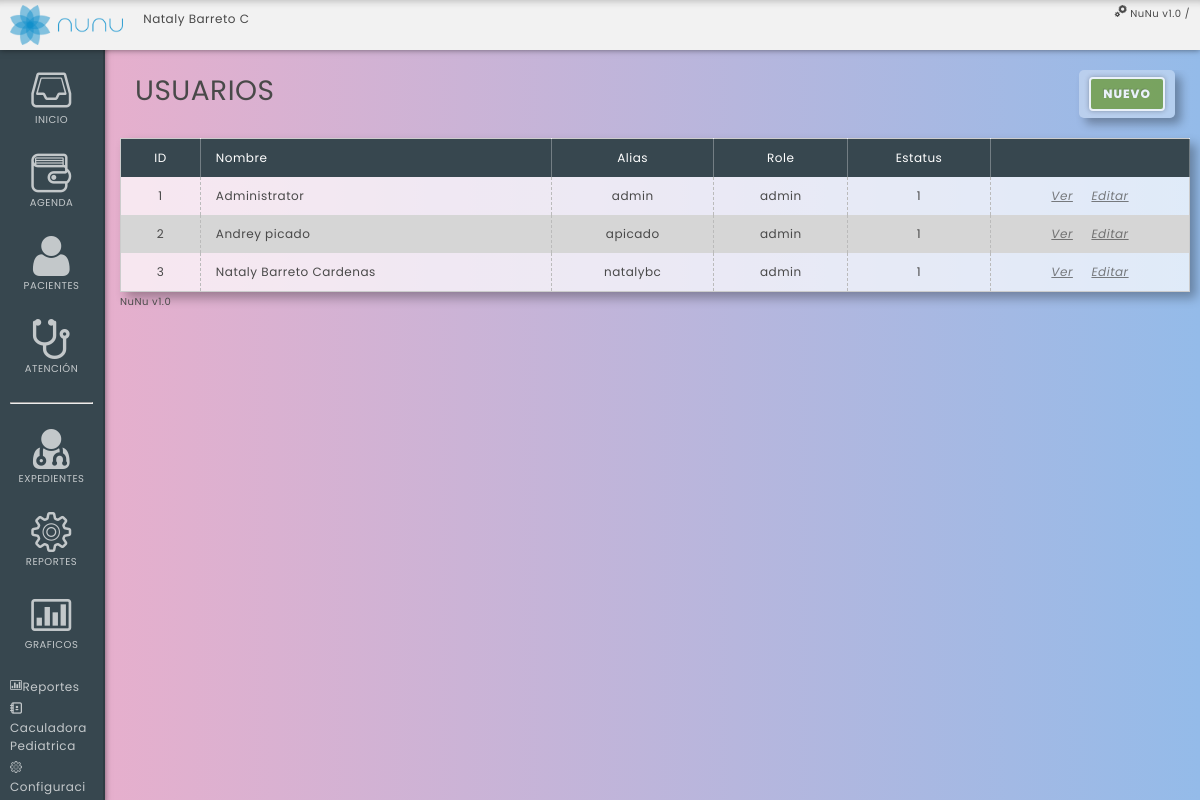
/index.php/users/list, run on the app's committed database.
### tables this page shows
CREATE TABLE `nunu_users` (
  `user_id` int(11) NOT NULL AUTO_INCREMENT,
  `user_name` varchar(255) NOT NULL,
  `user_alias` varchar(50) NOT NULL,
  `user_password` varchar(255) NOT NULL,
  `user_email` varchar(255) NOT NULL,
  `user_address` varchar(255) DEFAULT NULL,
  `user_phone` varchar(255) DEFAULT NULL,
  `user_role` varchar(50) NOT NULL,
  `user_status` int(11) NOT NULL,
  `user_created_at` datetime NOT NULL DEFAULT CURRENT_TIMESTAMP,
  `user_last_access` datetime NOT NULL DEFAULT CURRENT_TIMESTAMP,
  PRIMARY KEY (`user_id`),
  UNIQUE KEY `user_alias` (`user_alias`)
);

### application/views/templates/main.php (called while the page is built, shortened)
<?php
	$header_data['page_title'] = "NuNu";
	if (isset($data['page_title'])) {
		$header_data['page_title'] = "NuNu - ". $data['page_title'];
	}
	$this->load->view('templates/header', $header_data);
	if (isset($data)) {
		$this->load->view($view, $data);
	} else {
		$this->load->view($view);
	}

### application/controllers/Users.php (called while the page is built, shortened)
<?php
	class Users extends CI_Controller{
		public function list(){
			$data['view'] = $this::VIEW_LIST;
			$data['data']['page_title'] = "Usuarios";
			$data['data']['users_list'] = $this->user_model->get_list();
			$this->load->view('templates/main', $data);
		}
	}

### index.php (called while the page is built, shortened)
<?php
require_once BASEPATH.'core/CodeIgniter.php';

### application/models/User_model.php (called while the page is built, shortened)
<?php
	class User_model extends CI_Model{
		public function get_list(){
			$query = $this->db->get('nunu_users');
			return $query->result_array();
		}
	}

### application/views/users/list.php (the view, shortened to what this page needs)
<div class="content-header">
	<h1><?= $page_title; ?></h1>
	<div class="page-actions">
		<a href="<?php echo base_url(); ?>users/register/" class="btn green">NUEVO</a>
	</div>
</div>
<table class="users-list grid-list">
	<tr>
		<th>ID</th>
		<th class="text-left">Nombre</th>
		<th>Alias</th>
		<th>Role</th>
		<th>Estatus</th>
		<th>&nbsp;</th>
	</tr>
<?php foreach($users_list as $user): ?>
	<tr class="user-<?php echo $user['user_id']; ?>">
		<td>
			<?php echo $user['user_id']; ?>
		</td>
		<td class="text-left">
			<?php echo $user['user_name']; ?>
		</td>
		<td>
			<?php echo $user['user_alias']; ?>
		</td>
		<td>
			<?php echo $user['user_role']; ?>
		</td>
		<td>
			<?php echo $user['user_status']; ?>
		</td>
		<td>
			<a href="<?php echo site_url('users/view/' . $user['user_id']); ?>">Ver</a>
			<a href="<?php echo site_url('users/edit/' . $user['user_id']); ?>">Editar</a>
		</td>
	</tr>
<?php endforeach; ?>
</table>

### assets/css/default.css (style rules this page uses)
html, body, div, span, applet, object, iframe, h1, h2, h3, h4, h5, h6, p, blockquote, pre, a, abbr, acronym, address, big, cite, code, del, dfn, em, img, ins, kbd, q, s, samp, small, strike, strong, sub, sup, tt, var, b, u, i, center, dl, dt, dd, ol, ul, li, fieldset, form, label, legend, table, caption, tbody, tfoot, thead, tr, th, td, article, aside, canvas, details, embed, figure, figcaption, footer, header, hgroup, menu, nav, output, ruby, section, summary, time, mark, audio, video { margin: 0; padding: 0; border: 0; font: inherit; vertical-align: baseline; }
body { line-height: 1; }
table { border-collapse: collapse; border-spacing: 0; }
*, *::before, *::after { -webkit-box-sizing: border-box; box-sizing: border-box; }
html { background: linear-gradient(90deg, rgba(238,174,202,1) 0%, rgba(148,187,233,1) 100%); }
body { color: #494949; font-weight: 400; line-height: 1.5; text-align: left; letter-spacing: 0.5px; word-break: break-word; background-attachment: fixed; background-repeat: no-repeat; background-position: right bottom; background-image: url('../images/logo-nunu.png'); text-rendering: optimizeLegibility !important; font-family: "Poppins", "Lato", -apple-system, BlinkMacSystemFont, "Segoe UI", Roboto, "Helvetica Neue", Arial, sans-serif, "Apple Color Emoji", "Segoe UI Emoji", "Segoe UI Symbol"; }
a { text-decoration: none; }
a, a:hover, a:focus, a:active, a:visited { opacity: 0.7; color: #494949; }
h1 { margin-bottom: 20px; text-transform: uppercase; }
.text-left { text-align: left !important; }
.content-header { padding: 0 15px 20px; overflow: hidden; margin-bottom: 0; }
.content-header h1 { float: left; margin-bottom: 0; }
.page-actions, .content-header .page-actions { float: right; padding: 7px 10px; border-radius: 5px; box-shadow: 6px 6px 10px rgba(0,0,0,0.3); background-color: rgba(255,255,255, 0.3); }
.page-actions .btn:first-child, .content-header .page-actions .btn:first-child { margin-left: 0; }
.grid-list { width: 100%; border: 1px solid #CCC; box-shadow: 6px 6px 10px rgba(0,0,0,0.3); background-color: rgba(255,255,255, 0.7); }
.grid-list th, .grid-list td { padding: 10px 15px; text-align: center; }
.grid-list th { color: #FFF; background-color: #37474F; border-right: 1px solid rgba(255,255,255,0.3); }
.grid-list td { cursor: pointer; border-right: 1px dashed #BBB; }
.grid-list tr:nth-child(odd) { background-color: #d6d6d6; }
.grid-list a { color: #494949; font-style: italic; text-decoration: underline; }

### assets/css/pediatric.css (style rules this page uses)
:root { --blue: #DF691A; --indigo: #6610f2; --purple: #6f42c1; --pink: #e83e8c; --red: #d9534f; --orange: #f0ad4e; --yellow: #f0ad4e; --green: #5cb85c; --teal: #20c997; --cyan: #5bc0de; --white: #fff; --gray: #868e96; --gray-dark: #343a40; --primary: #DF691A; --secondary: #4E5D6C; --success: #5cb85c; --info: #5bc0de; --warning: #f0ad4e; --danger: #d9534f; --light: #8d9dad; --dark: #4E5D6C; --breakpoint-xs: 0; --breakpoint-sm: 576px; --breakpoint-md: 768px; --breakpoint-lg: 992px; --breakpoint-xl: 1200px; }
.btn { -webkit-filter: none; filter: none; -webkit-user-select: none; -moz-user-select: none; -ms-user-select: none; user-select: none; display: inline-block; font-weight: 800; text-align: center; white-space: nowrap; vertical-align: middle; padding: 0.375rem 0.75rem; line-height: 1.5; border-radius: 0.25rem; margin-left: 10px; letter-spacing: 1px; cursor: pointer; box-shadow: 0 0 5px rgba(0, 0, 0, 0.4); text-shadow: -1px -1px 0 rgba(0, 0, 0, 0.2); color: #666; opacity: 0.7; background: #f9f9f9; border: 2px solid #ddd; }
.btn.green { color :#FFF; background: #5F9025; border:2px solid #FFF; }

### data on the page
nunu_users: user_id "1", user_name "Administrator", user_alias "admin", user_role "admin", user_status "1"
nunu_users: user_id "2", user_name "Andrey picado", user_alias "apicado", user_role "admin", user_status "1"
nunu_users: user_id "3", user_name "Nataly Barreto Cardenas", user_alias "natalybc", user_role "admin", user_status "1"

### other printed values
$page_title "USUARIOS"
